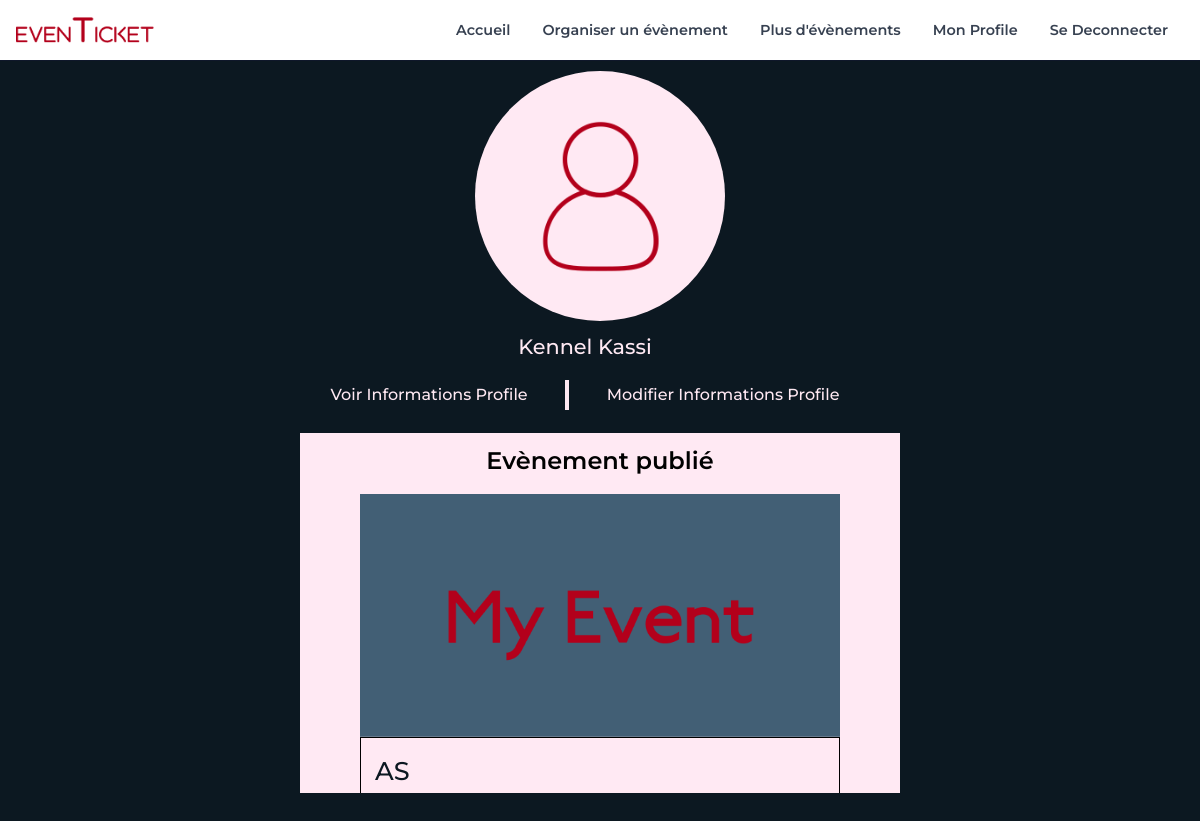
The app's page /profile/ (signed in), older data.
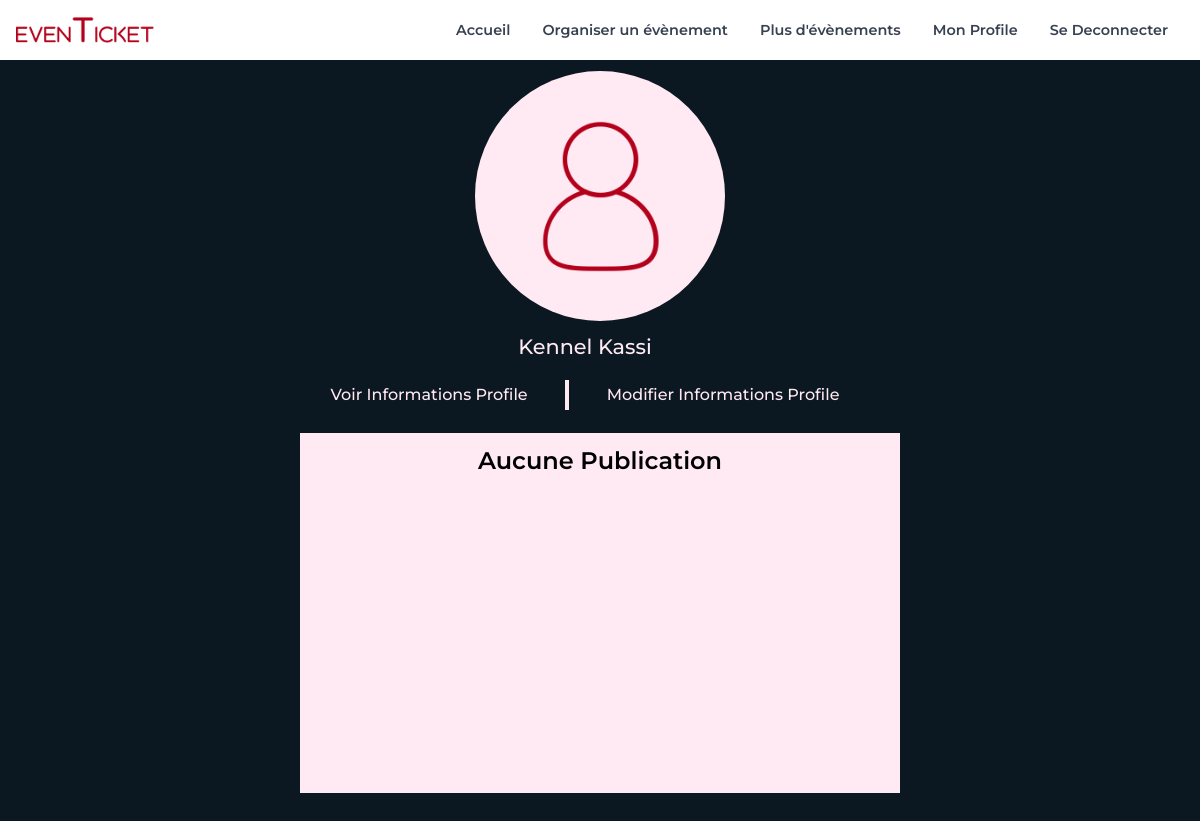
The same page, newer data.
### mypass/models.py (models this page shows)
class Events(db.Model):
    id = db.Column('id_events', db.Integer, primary_key=True)
    title = db.Column('event_title', db.String(length=100), nullable=False)
    category = db.Column('category', db.Integer,
                         db.ForeignKey(Category.id), nullable=False)
    author = db.Column('author', db.Integer,
                       db.ForeignKey(Users.id), nullable=False)
    type = db.Column(db.Integer, db.ForeignKey(Type_Event.id), nullable=False)
    place = db.Column('event_place', db.String(length=100), nullable=False)
    date_event = db.Column(db.DateTime, nullable=False,
                           default=datetime.utcnow)
    time_event = db.Column(db.Time, nullable=False)
    seat = db.Column('nombre_places', db.Integer, nullable=False)
    image = db.Column('image', db.String(length=200),
                      default='defaultTheme.png')
    date_post = db.Column(db.DateTime, nullable=False,
                          default=datetime.utcnow)

### mypass/routes.py (the view)
@app.route('/profile/', methods=['GET'])
@login_required
def profile():
    data = []
    image_file = url_for(
        'static', filename='/thumbnails/profile_pics/' + current_user.image_profile)
    events = Events.query.filter_by(author=current_user.id).all()
    for event in events:
        data.append({'id': event.id, "title": event.title, "date": event.date_event.strftime('%a, %b. %y'), "heure": event.time_event.strftime('%H:%M'), "lieu": event.place,
                    "image": url_for('static', filename='thumbnails/images/{}'.format(event.image))})
    return render_template('profile.html', title='Profile {} {}'.format(current_user.first_name, current_user.last_name), image=image_file, datas=data)

### mypass/models.py (called while the page is built)
@loginManager.user_loader
def load_user(user_id):
    return Users.query.get(int(user_id))

### mypass/templates/profile.html (shortened to what this page needs)
{% extends 'layout.html' %} {% block content %}
<div class="profile">
  <div>
    <div class="imageProfile">
      <div class="circle">
        <img src="{{image}}" alt="Profile Picture" class="photo" />
      </div>
    </div>
    <div class="userInformation">
      <div class="username">
        {{current_user.first_name}} {{current_user.last_name}}
      </div>
    </div>
    <div class="pathlink">
      <a href="#"> Voir Informations Profile </a>
      <div class="trait"></div>
      <a href="#">Modifier Informations Profile</a>
    </div>
    <div class="eventPublication">
      <div>
        {%if datas|length > 1 %}
        <div><h1 class="label">Evènements publiés</h1></div>
        {%elif datas|length == 0 %}
        <div><h1 class="label">Aucune Publication</h1></div>
        {%else%}
        <div><h1 class="label">Evènement publié</h1></div>
        {%endif%} {% for data in datas%}
        <div class="event-carte">
          <div class="image-even">
            <img src={{ data.image }} class="image-pub" />
          </div>
          <div class="event-infoCarte">
            <div class="eventTitle">{{data.title}}</div>
          </div>
        </div>
        {%endfor%}
      </div>
    </div>
  </div>
</div>
{% endblock %}

Row changes from the older to the newer data that the page shows:
removed Events: title "AS"
Text that changed along with them:
text no longer shown: "Evènement publié"
text now shown: "Aucune Publication"
